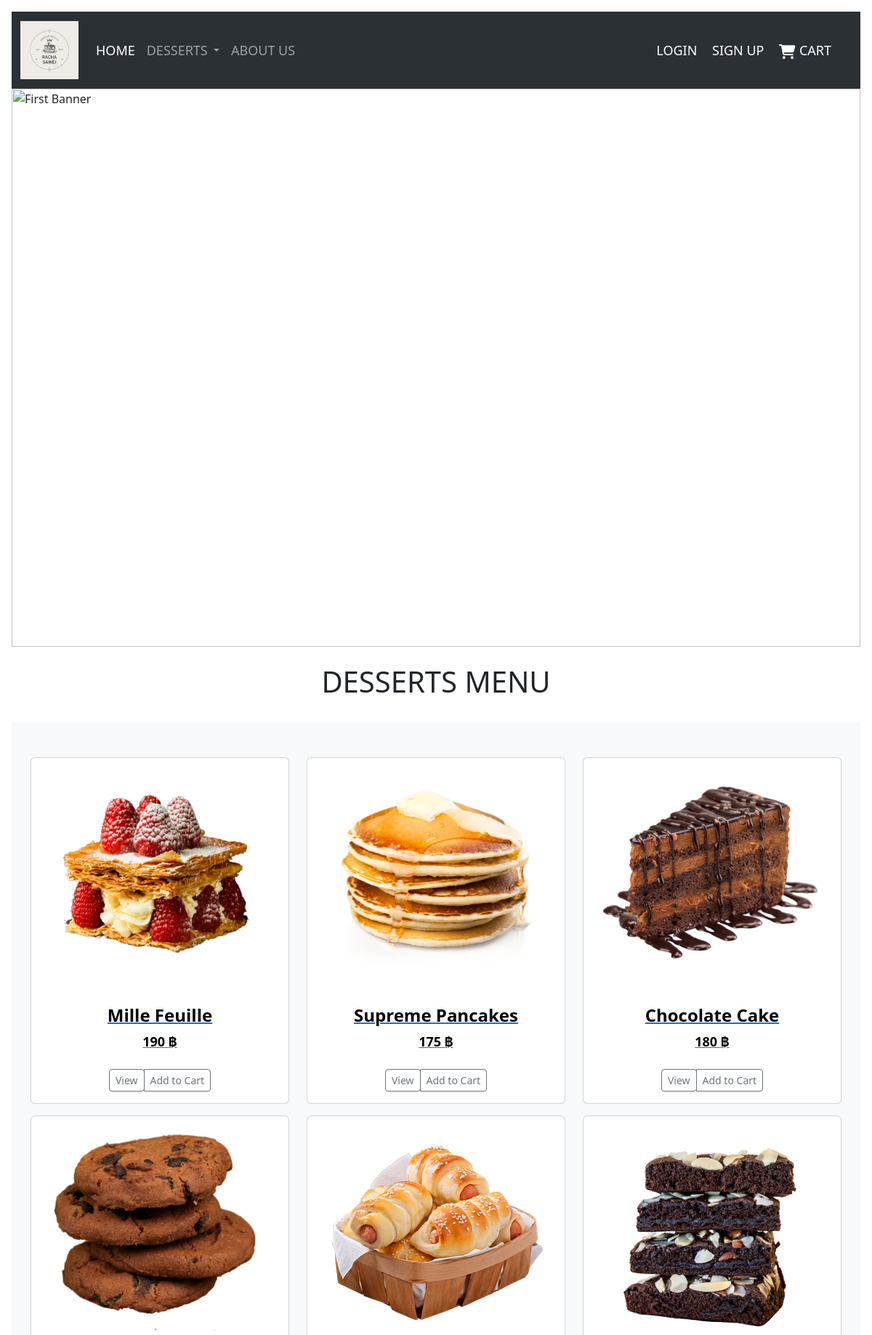
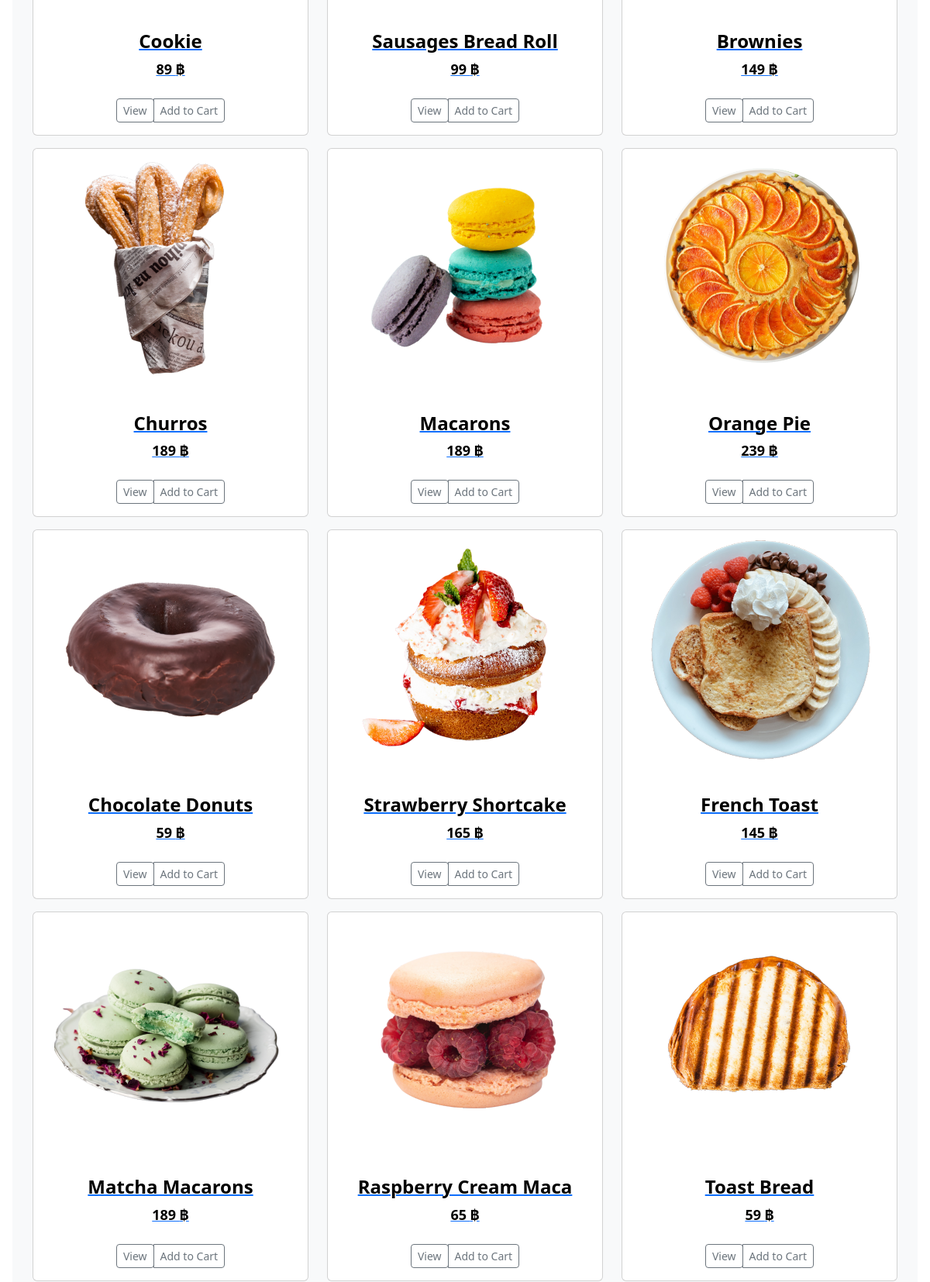
Screenshot of /rachasawei.php (upper part) with the database file from the repository (2 pictures, top to bottom).
### tables this page shows
CREATE TABLE `menu` (
  `id` int(20) NOT NULL,
  `name_food` varchar(20) NOT NULL,
  `img` text NOT NULL,
  `price` int(10) NOT NULL,
  `details` text NOT NULL
);

### rachasawei.php (the view, shortened to what this page needs)
<?php
include('connect.php');
?>
<html>
<head>
  <link href="https://cdn.jsdelivr.net/npm/bootstrap@5.3.2/dist/css/bootstrap.min.css" rel="stylesheet">
</head>
<body>
  <nav class="navbar bg-dark navbar-expand-lg bg-body-tertiary" data-bs-theme="dark">
    <div class="container-fluid">
      <a class="navbar-brand" href="rachasawei.php"><img class="d-block w-100" src="img/Logo.png" width="80" height="80" alt="Logo"></a>
      <div class="collapse navbar-collapse" id="navbarNav">
        <ul class="navbar-nav">
          <li class="nav-item">
            <a class="nav-link active" aria-current="page" href="rachasawei.php">
              <font size="4.5">HOME</font>
            </a>
          </li>
          <link href="https://cdn.jsdelivr.net/npm/bootstrap@5.3.2/dist/css/bootstrap.min.css" rel="stylesheet">
          <link href="https://getbootstrap.com/docs/5.3/assets/css/docs.css" rel="stylesheet">
          <body class="p-3 m-0 border-0 bd-example m-0 border-0">
            <li class="nav-item dropdown">
              <a class="nav-link dropdown-toggle" data-bs-toggle="dropdown" role="button" aria-expanded="false">
                <font size="4.5">DESSERTS</font>
              </a>
            <li class="nav-item">
            <li class="nav-item">
              <a class="nav-link" href="about us.php">
                <font size="4.5">ABOUT US</font>
              </a>
            </li>
        </ul>
      </div>
    </div>
    <ul class="nav justify-content-end">
      <li class="container-fluid">
        <?php if (isset($_SESSION['user_id'])) { ?>
          <a class="navbar-brand" href="####">
            <font size="4.5">WELCOME " <?php echo $_SESSION['user_name']; ?> "</font>
            <a class="navbar-brand" href="http://localhost/rachasawei/rachasawei.php">
              <font size="4.5">SIGN OUT</font>
              <?php
              if (isset($_SESSION['user_id'])) {
                session_destroy();
                unset($_SESSION['user_id']);
                unset($_SESSION['user_name']);
              }
              ?>
              <a class="navbar-brand" href="cart.php">
                <svg xmlns="http://www.w3.org/2000/svg" height="1em" viewBox="0 0 576 512">
                  <style>
                    svg {
                      fill: #ffffff
                    }
                  </style>
                  <path d="M0 24C0 10.7 10.7 0 24 0H69.5c22 0 41.5 12.8 50.6 32h411c26.3 0 45.5 25 38.6 50.4l-41 152.3c-8.5 31.4-37 53.3-69.5 53.3H170.7l5.4 28.5c2.2 11.3 12.1 19.5 23.6 19.5H488c13.3 0 24 10.7 24 24s-10.7 24-24 24H199.7c-34.6 0-64.3-24.6-70.7-58.5L77.4 54.5c-.7-3.8-4-6.5-7.9-6.5H24C10.7 48 0 37.3 0 24zM128 464a48 48 0 1 1 96 0 48 48 0 1 1 -96 0zm336-48a48 48 0 1 1 0 96 48 48 0 1 1 0-96z" />
                </svg>
                <font size="4.5">CART (<?php echo count($_SESSION['cart']) ?>)</font>
              </a>
            <?php  } else { ?>
              <ul class="nav justify-content-end">
                <li class="container-fluid">
                  <a class="navbar-brand" href="register\login.php">
                    <font size="4.5"> LOGIN </font>
                    <a class="navbar-brand" href="register\register.php">
                      <font size="4.5"> SIGN UP </font>
                      <a class="navbar-brand" href="cart.php">
                        <font size="4.5"> CART</font>
                      <?php } ?>
                      </a>
                </li>
              </ul>
  </nav>
  <div id="carouselExampleIndicators" class="carousel slide" data-ride="carousel">
    <div class="carousel-inner">
      <div class="carousel-item active">
        <img class="d-block w-100" src="img/Banner1.png" alt="First Banner">
      </div>
    </div>
    <a class="carousel-control-prev" href="#carouselExampleIndicators" role="button" data-slide="prev">
      <span class="carousel-control-prev-icon" aria-hidden="true"></span>
      <span class="sr-only">Previous</span>
    </a>
    <a class="carousel-control-next" href="#carouselExampleIndicators" role="button" data-slide="next">
      <span class="carousel-control-next-icon" aria-hidden="true"></span>
      <span class="sr-only">Next</span>
    </a>
  </div>
  <br>
  <center>
    <h1>DESSERTS MENU</h1>
  </center><br>
  <div class="album py-5 bg-light">
    <div class="container">
      <div class="row">
        <?php
        $query = mysqli_query($con, "SELECT * FROM menu ORDER BY id ASC");
        while ($result = mysqli_fetch_array($query)) {
        ?>
          <div class="col-md-4">
            <div class="card mb-3 box-shadow" while="300" height="300">
              <a href="./menu.php?id=<?= $result['id'] ?>">
                <center><img src="<?= $result['img'] ?>" while="300" height="300" class="resize" /></center>
                <div></div><br />
                <div class="card-body">
                  <center>
                    <h5 class="card-text"><b>
                        <font size="5.5" color="#000000"><?= $result['name_food'] ?></font>
                      </b></h5>
                    <b>
                      <font size="4.5" color="#000000"><?= $result['price'] ?> ฿</font>
                    </b><br><br>
                    <div class="btn-group">
                      <button type="button" class="btn btn-sm btn-outline-secondary">View</button>
                      <a href="add_to_cart.php?id=<?php echo $result['id']; ?>" button type="button" class="btn btn-sm btn-outline-secondary">Add to Cart</a>
                    </div>
                </div>
              </a>
            </div>
          </div>
        <?php } ?>
      </div>
    </div>
  </div>
</body>
</html>

### rachasawei.php (style rules this page uses)
svg { fill: #ffffff }
img.resize { width: 300px; height: 300px; border: 0; }

### rows the page displays
menu: img (picture), name_food "Mille Feuille", price "190"
menu: img (picture), name_food "Supreme Pancakes", price "175"
menu: img (picture), name_food "Chocolate Cake", price "180"
menu: img (picture), name_food "Cookie", price "89"
menu: img (picture), name_food "Sausages Bread Roll", price "99"
menu: img (picture), name_food "Brownies", price "149"
menu: img (picture), name_food "Churros", price "189"
menu: img (picture), name_food "Macarons", price "189"
menu: img (picture), name_food "Orange Pie", price "239"
menu: img (picture), name_food "Chocolate Donuts", price "59"
menu: img (picture), name_food "Strawberry Shortcake", price "165"
menu: img (picture), name_food "French Toast", price "145"
menu: img (picture), name_food "Matcha Macarons", price "189"
menu: img (picture), name_food "Raspberry Cream Maca", price "65"
menu: img (picture), name_food "Toast Bread", price "59"
